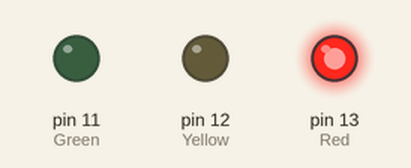
Bench run of a sketch on a simulated Arduino Uno, built with avr-gcc and run on an emulated ATmega328P. Parts: output pins drawn as LEDs (lit = HIGH).

Above: at 0.2 s.
At 1.12 s:
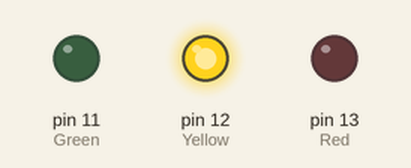
At 2.0 s:
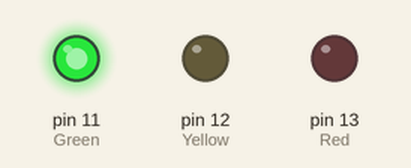
Timing chart, 0 to 3.0 s (numbered marks = the images above):
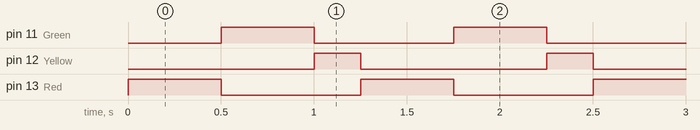

Measured:
- by itself, pin 11 (Green), pin 13 (Red): alternates HIGH for 0.50 s and LOW for 0.75 s
- by itself, pin 12 (Yellow): alternates HIGH for 0.25 s and LOW for 1.0 s
- by itself, everything shown: repeats every 1.3 s, in 3 steps

The sketch:

traffic-250.ino
```cpp
// Traffic lights: red, green, yellow
void setup() {
  pinMode(13, OUTPUT); // Red
  pinMode(12, OUTPUT); // Yellow
  pinMode(11, OUTPUT); // Green
}

void loop() {
  digitalWrite(13, HIGH); // Stop
  delay(500);
  digitalWrite(13, LOW);

  digitalWrite(11, HIGH); // Go
  delay(500);
  digitalWrite(11, LOW);

  digitalWrite(12, HIGH); // Get ready to stop
  delay(250);
  digitalWrite(12, LOW);
}
```
